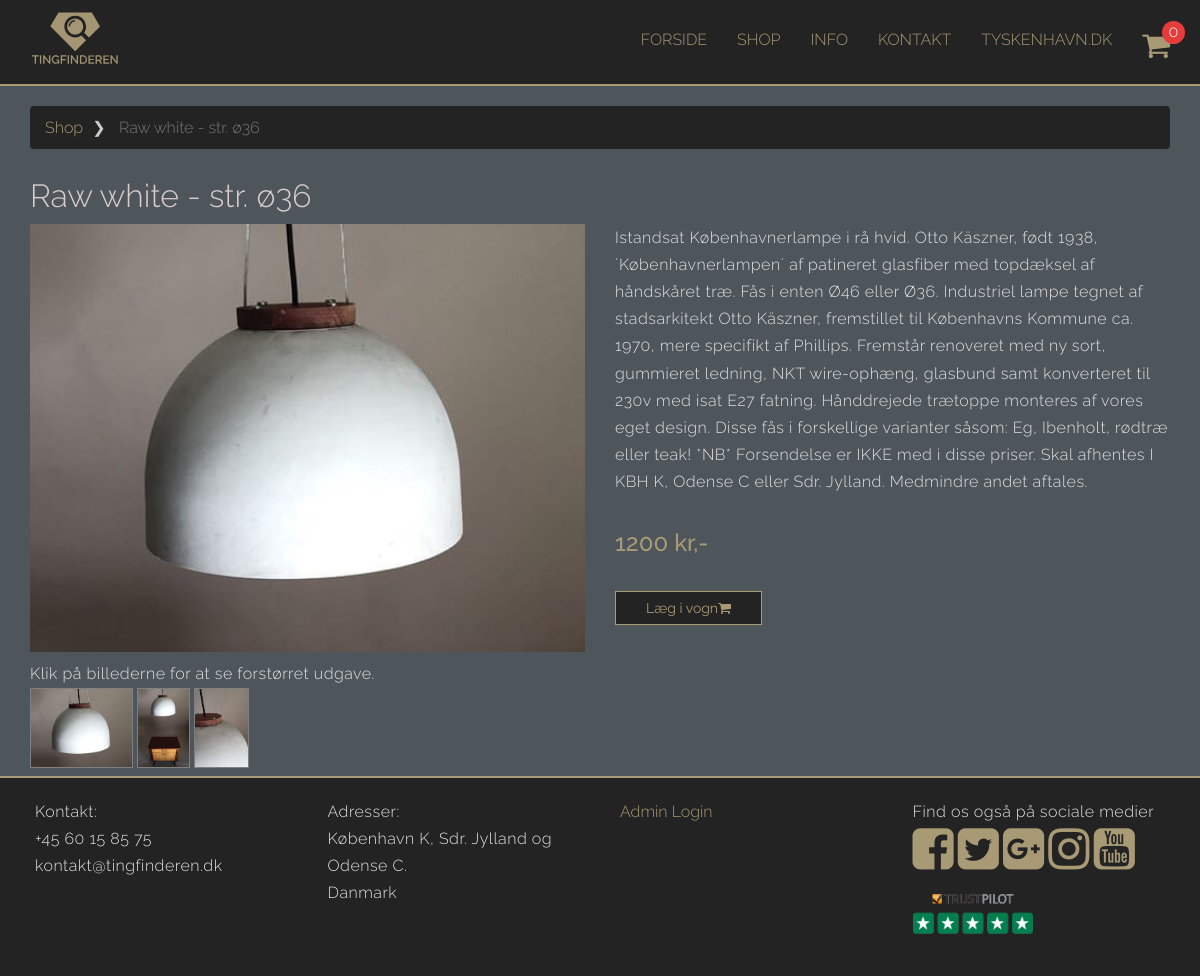
Screenshot of /showproduct.php?productid=9 with the database file from the repository.
### tables this page shows
CREATE TABLE IF NOT EXISTS `products` (
  `idproducts` INT NOT NULL AUTO_INCREMENT,
  `productname` VARCHAR(60) NULL,
  `productdescription` TEXT(2000) NULL,
  `stock` INT NULL,
  `price` INT NULL,
  `date` TIMESTAMP NULL DEFAULT CURRENT_TIMESTAMP ON UPDATE CURRENT_TIMESTAMP,
  `mainimage` VARCHAR(100) NULL,
  `productcategory_idproductcategory` INT NOT NULL,
  PRIMARY KEY (`idproducts`),
  INDEX `fk_products_productcategory1_idx` (`productcategory_idproductcategory` ASC),
  CONSTRAINT `fk_products_productcategory1`
    FOREIGN KEY (`productcategory_idproductcategory`)
    REFERENCES `productcategory` (`idproductcategory`)
    ON DELETE NO ACTION
    ON UPDATE NO ACTION);

CREATE TABLE IF NOT EXISTS `productimages` (
  `idproductimages` INT NOT NULL AUTO_INCREMENT,
  `products_idproducts` INT NOT NULL,
  `imagesource` VARCHAR(100) NULL,
  PRIMARY KEY (`idproductimages`),
  INDEX `fk_productimages_products1_idx` (`products_idproducts` ASC),
  CONSTRAINT `fk_productimages_products1`
    FOREIGN KEY (`products_idproducts`)
    REFERENCES `products` (`idproducts`)
    ON DELETE NO ACTION
    ON UPDATE NO ACTION);

### showproduct.php (the view, shortened to what this page needs)
    <!DOCTYPE html>
    <html lang="da">
    <head>
        <?php
require_once("php/head.php");
?>
    <link rel="stylesheet" href="plugins/colorbox/colorbox.css" />
    </head>
    <body>
        <?php
require_once("php/header.php");
?>
            <div class="container">
                <div class="row">
                    <main>
                        <?php
    if(isset($_GET['productid'])){
            $productid = $_GET['productid'];
    }
    require_once("php/config.php");
    $sql = "select productname, productdescription, price, mainimage  from products where idproducts = ? limit 1";
    $stmt = $conn->prepare($sql);
    $stmt->bind_param('i', $productid);
    $stmt->bind_result($pname, $pdesc, $price, $pimage);
    $stmt->execute();
    while($stmt->fetch()){
        ?>
                            <div class="col-xs-12">
                                <ol class="breadcrumb top-buffer">
                                    <li><a href="shop.php">Shop</a></li>
                                    <li class="active">
                                        <?= $pname ?>
                                    </li>
                                </ol>
                                    <h1><?= $pname ?></h1>
                            </div>
                            <div class="col-sm-6 productpage">
                                <img src="<?= $pimage ?>" alt="<?= $pname ?>">
                            </div>
                            <div class="col-sm-6 product">
                                <p>
                                    <?= $pdesc ?>
                                </p>
                                <br>
                                <h2>
                                    <?= $price ?> kr,-
                                </h2>
                                <br>
                                <a href="<?= $_SERVER['PHP_SELF'] ?>?productid=<?= $productid ?>&amp;qty=1" class="btn graybutton sharp">Læg i vogn<i class="fa fa-shopping-cart"></i></a>
                            </div>
                            <div class="col-xs-12">
                                <p>Klik på billederne for at se forstørret udgave.</p>
                                <?php
    }
    $sqlimg = "select imagesource from productimages where products_idproducts = ?";
    $stmtimg = $conn->prepare($sqlimg);
    $stmtimg->bind_param('i', $productid);
    $stmtimg->bind_result($imgsrc);
    $stmtimg->store_result();
    $stmtimg->execute();
         while($stmtimg->fetch()){
    ?>
<a class='gallery' href='<?= $imgsrc ?>'><img src="<?= $imgsrc ?>" height="80" style="border: 1px solid gray;" alt="produktbilled" /></a>
                                    <?php
}
    ?>
                            </div>
                    </main>
                </div>
            </div>
            <?php
require_once("php/footer.php");
?>
    </body>
    </html>

### css/styles.css (style rules this page uses)
html, body, div, span, applet, object, iframe, h1, h2, h3, h4, h5, h6, p, blockquote, pre, a, abbr, acronym, address, big, cite, code, del, dfn, em, img, ins, kbd, q, s, samp, small, strike, strong, sub, sup, tt, var, b, u, i, center, dl, dt, dd, ol, ul, li, fieldset, form, label, legend, table, caption, tbody, tfoot, thead, tr, th, td, article, aside, canvas, details, embed, figure, figcaption, footer, header, hgroup, menu, nav, output, ruby, section, summary, time, mark, audio, video { margin: 0; padding: 0; border: 0; font-size: 100%; font: inherit; vertical-align: baseline; }
body { line-height: 1; }
ol, ul { list-style: none; }
html { overflow-y: scroll; }
body { font-family: 'Raleway', sans-serif; font-weight: 300; line-height: 1.7; background-color: #4e565c; color: #d9cccc; }
body p { letter-spacing: 0.5px; color: #e3e1e1; }
body h1 { font-size: 2em; }
body h2 { font-size: 1.5em; color: #a89a75; font-weight: 500; }
body .sharp { border-radius: 0; padding: 6px 30px; }
body .graybutton { background-color: #232323; color: #a89a75; border: 1px solid #a89a75; -webkit-transition: 0.2s; transition: 0.2s; }
body .top-buffer { margin-top: 20px; }
body .breadcrumb > li + li:before { color: #cccccc; content: "\276F\00a0"; }
body main { min-height: 400px; margin-bottom: 30px; border-radius: 5px; }
body main .productpage img { width: 100%; }
body main .breadcrumb { background-color: #232323; }
body main .breadcrumb a { color: #a89a75; }

### rows the page displays
products: productname "Raw white - str. ø36", mainimage (picture), productdescription "Istandsat Københavnerlampe i rå hvid. Otto Käszner, født 1938, ´Københavnerlampen´ af patineret glasfiber med topdæksel af håndskåret træ. Fås i enten Ø46 eller Ø36. Industriel lampe tegnet af stadsarkitekt Otto Käszner, fremstillet til Københavns Kommune ca. 1970, mere specifikt af Phillips. Fremstår renoveret med ny sort, gummieret ledning, NKT wire-ophæng, glasbund samt konverteret til 230v med isat E27 fatning. Hånddrejede trætoppe monteres af vores eget design. Disse fås i forskellige varianter såsom: Eg, Ibenholt, rødtræ eller teak! *NB* Forsendelse er IKKE med i disse priser. Skal afhentes I KBH K, Odense C eller Sdr. Jylland. Medmindre andet aftales.", price "1200"
productimages: imagesource (picture)
productimages: imagesource (picture)
productimages: imagesource (picture)

### other values shown
$itemcount "0"
